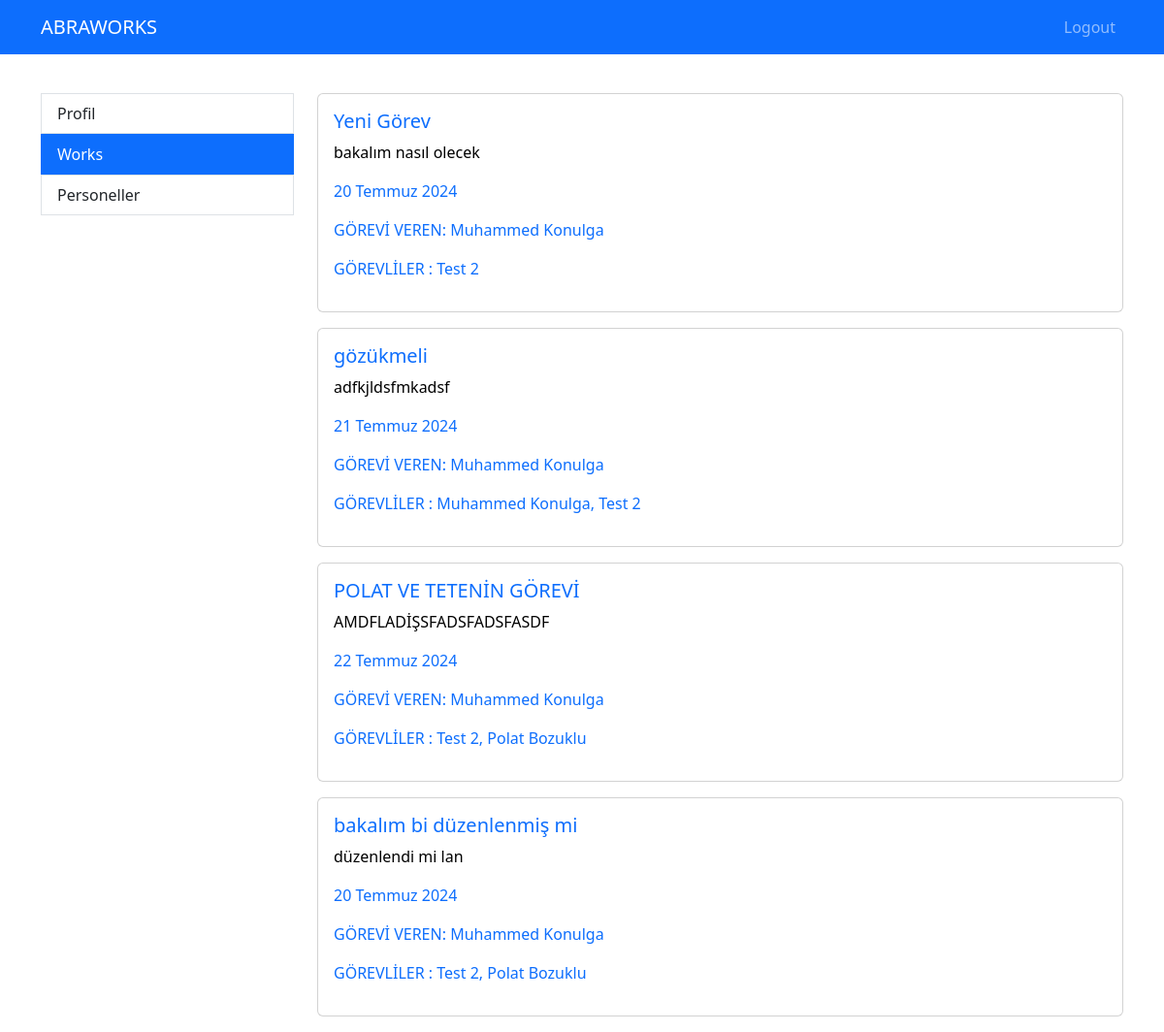
/api/auth/works (signed in), run on the app's committed database.
### members/models.py (models this page shows, shortened)
class Work(models.Model):
    name = models.CharField(max_length=200, unique=True)
    deadline = models.DateField()
    appointed = models.ManyToManyField('members.CustomUser', related_name='appointed_works')
    appointer = models.ForeignKey('members.CustomUser',  on_delete=models.CASCADE, related_name='appointer_works')
    status = models.ForeignKey("members.WorkStatus", on_delete=models.CASCADE, default=default_work_status)
    description = models.TextField()
    relatedWork = models.ForeignKey('members.Work',on_delete=models.CASCADE , null=True, blank=True)
    img = models.ImageField(upload_to='workimages')
    slug = models.SlugField(blank=True, unique=True, db_index=True, editable = False)

class CustomUser(AbstractUser):
    email = models.CharField(max_length=200, unique=True)
    role = models.ForeignKey(Role, on_delete=models.CASCADE, null=True, blank=True)
    username = models.CharField(max_length=50, unique=True)
    objects = CustomUserManager()
    first_name = models.CharField(max_length=30, blank=True)
    last_name = models.CharField(max_length=30, blank=True)
    is_active = models.BooleanField(default=True)
    is_staff = models.BooleanField(default=False)
    is_superuser = models.BooleanField(default=False)
    slug = models.SlugField(blank=True, unique=True, db_index=True, editable = False, null=True)
    USERNAME_FIELD = 'email'
    REQUIRED_FIELDS = ['username']
    def __str__(self):
        return self.first_name +" " + self.last_name

### members/views.py (the view)
# urls.py: path('works', views.works, name='works'),
def works(request):
    context = {
        "works": Work.objects.all(),
    }
    return render(request, 'dynamic/works.html', context)

### members/templates/dynamic/works.html (shortened to what this page needs)
{% extends "app/base.html" %}
{% block content %}
{% if user.is_authenticated %}
<div class="container mt-3">
    <div class="row">
        {% include 'app/partials/_sidebar.html' %}
        <div class="col-9">
            {% include 'partials/_showWorks.html'%}
        </div>
        </div>
    </div>
{% endif %}
{% endblock %}

### members/templates/partials/_workCard.html
<div class="card w-100 mb-3">
  <a href = {% url 'work' work.slug %} style="text-decoration:none; color:black;">
    <div class="card-body">
      <h5 class="card-title text-primary">
         {{work.name}}
      </h5>
      <p class="card-text"> {{work.description}} </p>
      <p class="text-primary", style="padding-left:max;"> {{work.deadline}} </p>
      <p class="text-primary", style="padding-left:max;"> GÖREVİ VEREN: {{work.appointer}} </p>
      <p class="text-primary", style="padding-left:max;"> GÖREVLİLER :
        {% for user in work.appointed.all %}
          {{ user }}{% if not forloop.last %}, {% endif %}
        {% endfor %} </p>
    </div>
  </a>
  </div>

### data on the page
Work: name "Yeni Görev", description "bakalım nasıl olecek", deadline "20 Temmuz 2024", appointer "Muhammed Konulga"
CustomUser: first_name+last_name "Test 2"
Work: name "gözükmeli", description "adfkjldsfmkadsf", deadline "21 Temmuz 2024", appointer "Muhammed Konulga"
CustomUser: first_name+last_name "Muhammed Konulga"
Work: name "POLAT VE TETENİN GÖREVİ", description "AMDFLADİŞSFADSFADSFASDF", deadline "22 Temmuz 2024", appointer "Muhammed Konulga"
CustomUser: first_name+last_name "Polat Bozuklu"
Work: name "bakalım bi düzenlenmiş mi", description "düzenlendi mi lan", deadline "20 Temmuz 2024", appointer "Muhammed Konulga"
